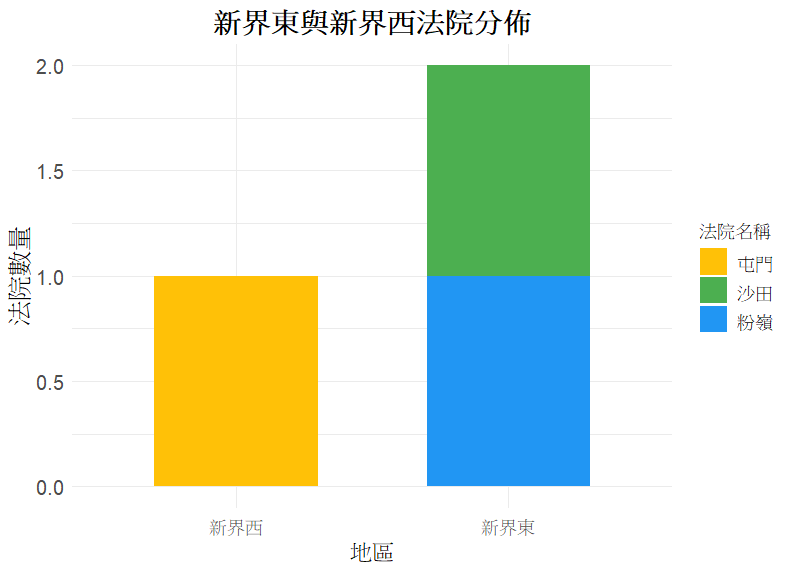

Generate this figure with R:
# 安裝所需的套件（如果尚未安裝）
if (!require(ggplot2)) install.packages("ggplot2")

# 加載 ggplot2 套件
library(ggplot2)

# 數據輸入
court_data <- data.frame(
  Region = c("新界東", "新界東", "新界西"),
  Court = c("粉嶺", "沙田", "屯門")
)

# 繪製法院分佈圖
court_plot <- ggplot(court_data, aes(x = Region, fill = Court)) +
  geom_bar(stat = "count", width = 0.6) +
  labs(
    title = "新界東與新界西法院分佈",
    x = "地區",
    y = "法院數量",
    fill = "法院名稱"
  ) +
  theme_minimal() +
  theme(
    plot.title = element_text(hjust = 0.5, size = 16, face = "bold"),
    axis.title.x = element_text(size = 14),
    axis.title.y = element_text(size = 14),
    axis.text = element_text(size = 12),
    legend.title = element_text(size = 12),
    legend.text = element_text(size = 12)
  ) +
  scale_fill_manual(values = c("粉嶺" = "#2196F3", "沙田" = "#4CAF50", "屯門" = "#FFC107"))

# 顯示法院分佈圖
print(court_plot)
